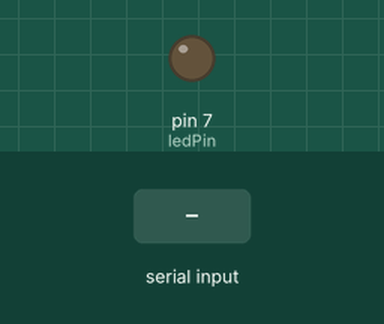
Simulated run of this sketch. Board: Arduino Uno, built with avr-gcc and run on an emulated ATmega328P. On the bench: output pins drawn as LEDs (lit = HIGH). The test bench sets the inputs (shaded band).

Above: at 1.2 s.
1.3 s: "1" received over Serial
At 1.8 s:
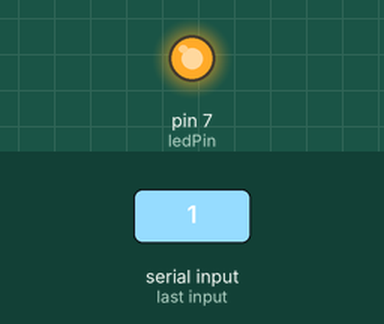
2.8 s: "0" received over Serial
At 4.1 s:
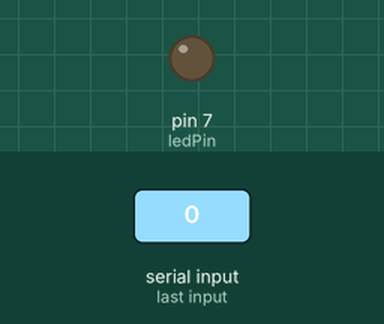
Timing chart, 0 to 5.8 s (numbered marks = the images above; inputs shaded):
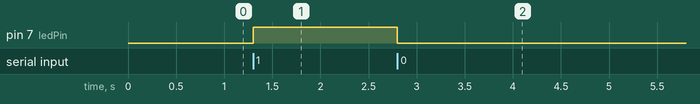

Measured:
- after the input at 1.3 s, pin 7 (ledPin): LOW → HIGH at once
- after the input at 2.8 s, pin 7 (ledPin): HIGH → LOW at once

The sketch:

Arduino_comunicacionSerial.ino
```cpp
#define ledPin 7

void setup() {
  Serial.begin(9600);
  pinMode(ledPin, OUTPUT);
}

void loop() {
  if(Serial.available() > 0){
    char data = Serial.read();
    if(data == '1'){
      digitalWrite(ledPin, HIGH);
    }
    else if(data == '0'){
      digitalWrite(ledPin, LOW);
    }
  }
}
```
